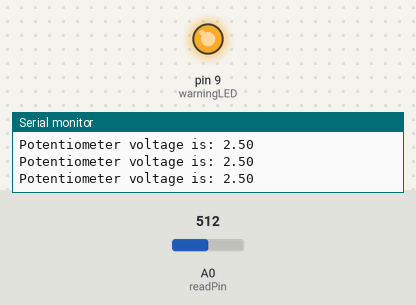
A sketch run on a simulated Arduino Uno, built with avr-gcc and run on an emulated ATmega328P. On the bench: output pins drawn as LEDs (lit = HIGH), the last lines printed to the serial monitor. The inputs (shaded band) are chosen by the test bench; at power-on: A0 (readPin) = 512.

Above: at 1.2 s.
1.3 s: A0 (readPin) set to 597
2.8 s: A0 (readPin) set to 631
At 3.7 s:
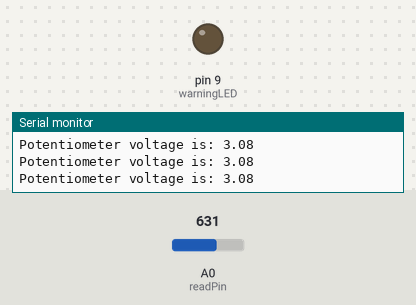
4.3 s: A0 (readPin) set to 511
At 5.2 s:
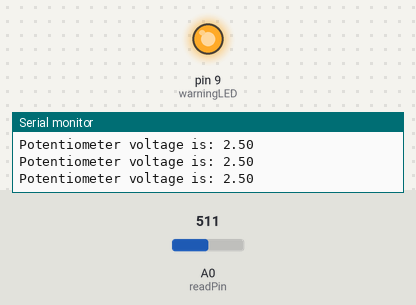
5.8 s: A0 (readPin) set to 419
7.3 s: A0 (readPin) set to 399
At 8.3 s:
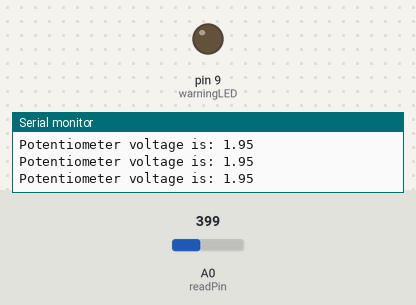
Timing chart, 0 to 9.8 s (numbered marks = the images above; inputs shaded):
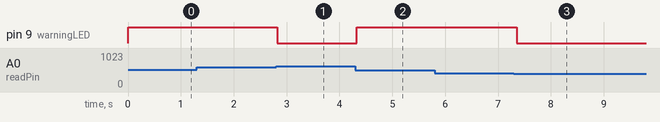

The sketch:

potentiometer.ino
```cpp
int readPin = A0;
int readVal;
float voltage;
int delayTime = 100;
int warningLED = 9;

void setup() {
  // put your setup code here, to run once:
Serial.begin(9600);
pinMode (readPin, INPUT);
pinMode (warningLED, OUTPUT);
}

void loop() {
  // put your main code here, to run repeatedly:
readVal = analogRead(readPin);
voltage = (5./1023.) * readVal;
Serial.print("Potentiometer voltage is: ");
Serial.println(voltage);
if (voltage>2 && voltage<3){
    digitalWrite (warningLED, HIGH);
  }

if (voltage<2 || voltage>3){
    digitalWrite (warningLED, LOW);
  }
delay(delayTime);
}
```

Measured:
- the behaviour switches between 613 and 614 on A0 (readPin) (found by bisection; images 0 and 1)
- the behaviour switches between 410 and 409 on A0 (readPin) (found by bisection; images 2 and 3)
- after the input at 2.8 s, pin 9 (warningLED): HIGH → LOW at once
- after the input at 4.3 s, pin 9 (warningLED): LOW → HIGH at once
- after the input at 7.3 s, pin 9 (warningLED): HIGH → LOW after 0.05 s
